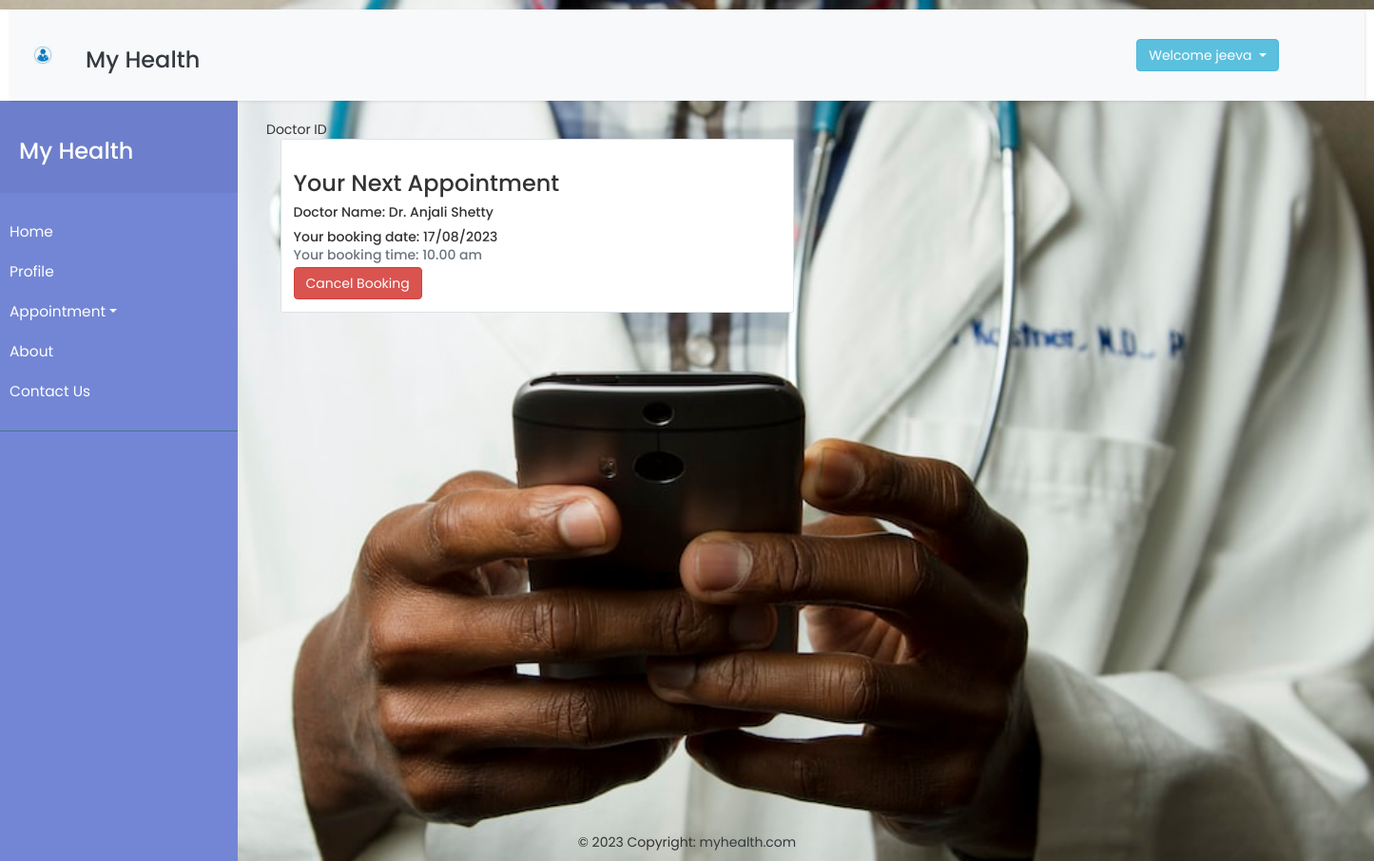
Screenshot of /nextapp.php (signed in) with the database file from the repository.
### tables this page shows
CREATE TABLE IF NOT EXISTS `patient_details` (
  `patient_id` tinyint NOT NULL AUTO_INCREMENT,
  `patient_name` varchar(100) NOT NULL,
  `user_name` varchar(50) NOT NULL,
  `email_id` varchar(150) NOT NULL,
  `dob` varchar(50) NOT NULL,
  `contact_number` varchar(12) NOT NULL,
  `gender` varchar(50) NOT NULL,
  `address` varchar(200) NOT NULL,
  `password` varchar(50) NOT NULL,
  `created_at` timestamp NOT NULL,
  `update_at` timestamp NOT NULL,
  PRIMARY KEY (`patient_id`)
);

CREATE TABLE IF NOT EXISTS `appointment` (
  `appointment_id` tinyint NOT NULL AUTO_INCREMENT,
  `doctor_id` varchar(150) NOT NULL,
  `patient_id` varchar(50) NOT NULL,
  `appointment_date` varchar(50) NOT NULL,
  `appointment_time_of_day` varchar(50) NOT NULL,
  `appointment_time` varchar(100) NOT NULL,
  `created_at` timestamp NOT NULL,
  `update_at` timestamp NOT NULL,
  PRIMARY KEY (`appointment_id`)
);

CREATE TABLE IF NOT EXISTS `doctor_details` (
  `doctor_id` tinyint NOT NULL AUTO_INCREMENT,
  `doctor_name` varchar(100) NOT NULL,
  `graduation_status` varchar(50) NOT NULL,
  `email_id` varchar(150) NOT NULL,
  `specialist` varchar(100) NOT NULL,
  `fees` varchar(50) NOT NULL,
  `gender` varchar(100) NOT NULL,
  `address` varchar(250) NOT NULL,
  `mobile` varchar(12) NOT NULL,
  `status` varchar(12) NOT NULL,
  `experience` varchar(50) NOT NULL,
  `profile_photo` varchar(100) NOT NULL,
  `created_at` timestamp NOT NULL,
  `update_at` timestamp NOT NULL ON UPDATE CURRENT_TIMESTAMP,
  PRIMARY KEY (`doctor_id`)
);

### admin/db.php (called while the page is built, shortened)
<?php
class database
{
	public function dbConnection()
	{
		$servername = "localhost";
		$username = "root";
		$password = "test";
		$database = "myhealth";
		$conn = new mysqli($servername, $username, $password, $database);
		return $conn;
	}
}
?>

### nextapp.php (the view, shortened to what this page needs)
<!doctype html>
<html lang="en">
<head>
<?php include('head.php');?>
<?php
    if ($_SESSION["username"]) {
  ?>
    <?php include('header.php'); ?>
</head>
<body style="background-image: url('images/doc1.jpg'); background-size: cover;">
<?php include ('menu.php');?>
            <div id="container" class="container-lg">
    <div class="d-flex justify-content-center">
      <div class="row">
        <form action="appointment_process.php" method="POST">
<?php
if (isset($_GET['id'])) {
        $patient_id = $_GET['id'];
  } else {
        echo "Doctor ID ";
    }
$sql = "SELECT * FROM `appointment` WHERE patient_id = '" . $patient_id . "'";
$res = mysqli_query($object->dbConnection(), $sql);
if ($res && mysqli_num_rows($res) > 0) {
    echo '<section>
        <div class="container ml-auto">
<div class="row justify-content-start">';
    while ($row = mysqli_fetch_assoc($res)) {
        $bookDate = $row['appointment_date'];
        $doctor_id = $row['doctor_id'];
		$bookTime = $row['appointment_time'];
$bookHour = date('H', strtotime($bookTime));
$bookMinute = date('i', strtotime($bookTime));
        $currentDate = date("d/m/Y");
        list($bookDay, $bookMonth, $bookYear) = explode('/', $bookDate);
        $bookMonth = intval($bookMonth);
        list($currentDay, $currentMonth, $currentYear) = explode('/', $currentDate);
        $currentMonth = intval($currentMonth);
        $query = "SELECT * FROM doctor_details WHERE doctor_id = '" . $doctor_id . "'";
        $result = mysqli_query($object->dbConnection(), $query);
        if ($row = mysqli_fetch_assoc($result)) {
            $doctorname = $row['doctor_name'];
        }
$currentHour = date('g');
$currentMinute = date('i');
$bookTimestamp = strtotime("$bookYear-$bookMonth-$bookDay $bookHour:$bookMinute");
$currentTimestamp = strtotime("$currentYear-$currentMonth-$currentDay $currentHour:$currentMinute");
      if ($bookTimestamp >= $currentTimestamp)    {
    echo '<div class="col-md-6 mb-4">
        <div class="card shadow-0 border rounded-3">
            <div class="card-body">
                <h3>Your Next Appointment </h3>
                <h5 class="card-title">Doctor Name: ' . $doctorname . '</h5>
                <h5 class="card-title">Your booking date: ' . $bookDate . '</h5>
                <h5 class="card-subtitle mb-2 text-muted">Your booking time: ' . $bookTime . '</h5>
                <a href="cancel_appointment.php?doctor_id=' . $doctor_id . '&patient_id=' . $patient_id . '&appointment_date=' . $bookDate . '&appointment_time=' . $bookTime . '" class="btn btn-danger">Cancel Booking</a>
            </div>
        </div>
    </div>';
    echo '</div>
          </div>
        </section>';
	  }
else {
    $noAppointment = true;
}
}
}
?>
</form>
</div>
</div>
  </div>
        </div>
    </div>
	<?php include('appointmentscript.php'); ?>
  <div id="footer" class=" fixed-bottom ">
            <?php include('footer.php'); ?>
        </div>
<?php
  } else {
    header("Location: user_login.php");
    exit();
  }
?>
</body>
</html>

### header.php (shortened to what this page needs)
<?php
include('admin/db.php');
$object = new database();
?>
<div id="header">
    <header class="bg-white text-white">
        <div class="m-3">
            <nav class="navbar navbar-expand-lg navbar-light bg-light">
                <div class="container-fluid">
                    <a href="home.php">
                        <img class="navbar-brand" src="admin/images/logo1.png" width="50" height="50" />
                    </a>
                    <h3 class="text-dark nav-item nav-link active" style="white-space: nowrap;">My Health</h3>
                    <div class="collapse navbar-collapse" id="navbarCollapse">
                        <div class="navbar-nav">
                            <a href="index.php" class="nav-item nav-link active"></a>
                            <div class="row align-items col-md-2">
                                <div class="navbar-nav ms-auto">
                                    <?php
                                    if (isset($_SESSION['username'])) {
                                        $username = $_SESSION['username'];
                                        $query = "SELECT patient_name FROM patient_details WHERE email_id = '$username'";
                                        $result = mysqli_query($object->dbConnection(), $query);
                                        if ($result && mysqli_num_rows($result) > 0) {
                                            $row = mysqli_fetch_assoc($result);
                                            $userName = $row['patient_name'];
                                    ?>
                                    <div class="btn-group" style="margin-left: 950px;">
    <button type="button" class="btn btn-info dropdown-toggle" data-toggle="dropdown" style="white-space: nowrap;">
        Welcome <?php echo $userName; ?>
    </button>
</div>
                                    <?php
                                        }
                                    }
                                    ?>
                                </div>
                            </div>
                        </div>
                    </div>
                </div>
            </nav>
        </div>
    </header>
</div>

### menu.php (style rules this page uses)
body { font-family: 'Poppins', sans-serif; background: #fafafa; }
a, a:hover, a:focus { color: inherit; text-decoration: none; transition: all 0.3s; }
.navbar { padding: 15px 10px; background: #fff; border: none; border-radius: 0; margin-bottom: -10px; box-shadow: 1px 1px 3px rgba(0, 0, 0, 0.1); }

### rows the page displays
patient_details: patient_name "jeeva"
appointment: doctor.doctor_name "Dr. Anjali Shetty", appointment_date "17/08/2023", appointment_time "10.00 am"
